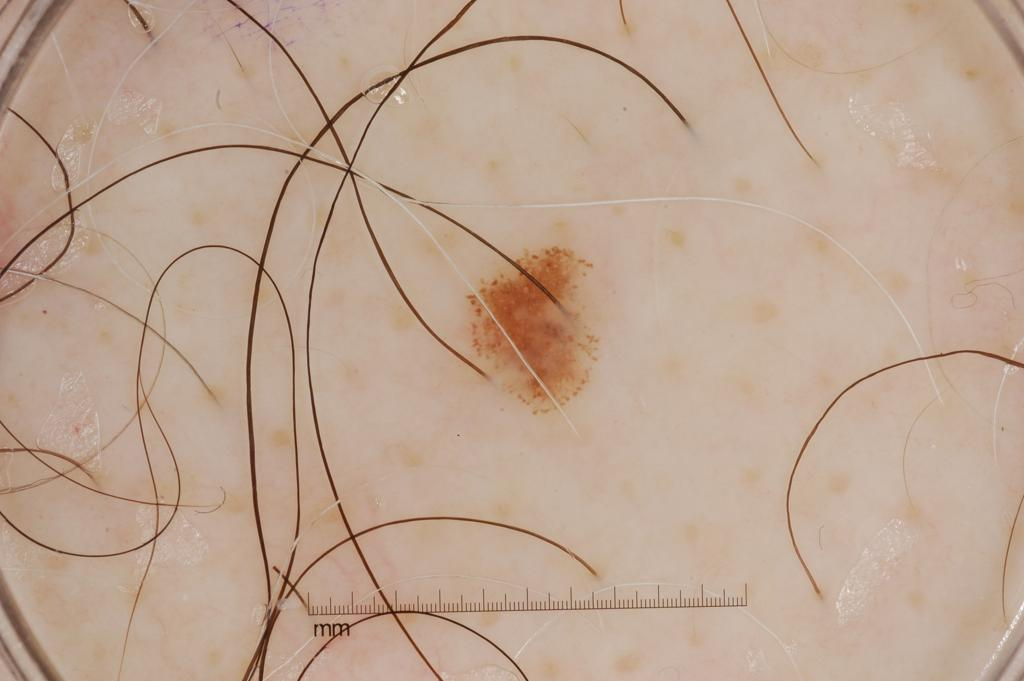
%> input picture images/image_02.jpg, 1024 x 681 px
$ octave main.m   (GNU Octave 9; MATLAB toolbox functions it lacks are replaced by stand-ins)
%> lines starting %> are read from the running program, lines starting %| are printed output that depends on the picture; in (x1, y1, x2, y2) boxes, pixels count from 0 and x2, y2 are one past the last pixel; in counts of white or black regions, pixels touching at a corner belong together; the program's own positions count from 1
%> further down, original_image is the input picture: size 681x1024x3 uint8; mean R, G, B 189.8, 164.4, 145.7
### code/remove_hair.m
%   REMOVE_HAIR
%
%   The algorithm decomposes the color image into its three channels. For
%   each one uses a bottom hat filter, it obtains the darkest elements
%   and all pixels below a predefined threshold (max_gray_value) are
%   dilated to thicken the artifacts to be removed; the regionfill function
%   fills the objects areas and finally concatenates the three channels into
%   a single image to apply a median filter in order to soften the effects
%   of removal
%
%   Input:
%       original_color_image - RGB image (height x width x 3)
%
%   Inner variables:
%       disk_radius: disc radius for bottom hat filter
%       line_size: line dimension for the remove mask
%       line_rotation: line rotation for the remove mask
%       max_gray_value: maximum value for the hair removal threshold
%       channel: specifies a channel of the RGB model
%
%   Output:
%       free_hair_color: color image without the presence of hair
%       free_hair_color_smooth: color image without the presence of hair
%       with a median filter
%       hair_free_grayscale_smooth: grayscale image associated to the red
%       channel without the presence of hair with a median filter
%
% PD: It is possible to modify the size of the structural element, its
% rotation and the radius of the disk. Also, you can choose the channel for
% the grayscale image (1 red, 2 green, 3 blue) in the inner variable channel.
function [free_hair_color, free_hair_color_smooth, hair_free_grayscale_smooth] = remove_hair(original_color_image)
    disk_radius = 5;
    line_size = 10;
    line_rotation = 45;
    max_gray_value = 25;
    channel = 1;

    m = size(original_color_image, 1);
%> m = 681
    n = size(original_color_image, 2);
%> n = 1024
    free_hair_color = zeros(m, n);
    hair_free_grayscale_smooth = zeros(m, n);

    for c = 1:3
        c_channel = original_color_image(:, :, c);

        se = strel('disk', disk_radius);
        hairs_mask = imbothat(c_channel, se);

        BW = hairs_mask > max_gray_value;
        BW1 = imdilate(BW, strel('line', line_size, line_rotation));
        BW2 = double(BW1);
        hair_free_channel = regionfill(c_channel, BW2);

        if(c == channel)
            hair_free_grayscale_smooth = medfilt2(hair_free_channel,[3 3]);
        end

        free_hair_color(:, :, c) = hair_free_channel;
    end
%> this loop made 3 passes
%> pass 1, in remove_hair, `c_channel = original_color_image(:, :, c);`:
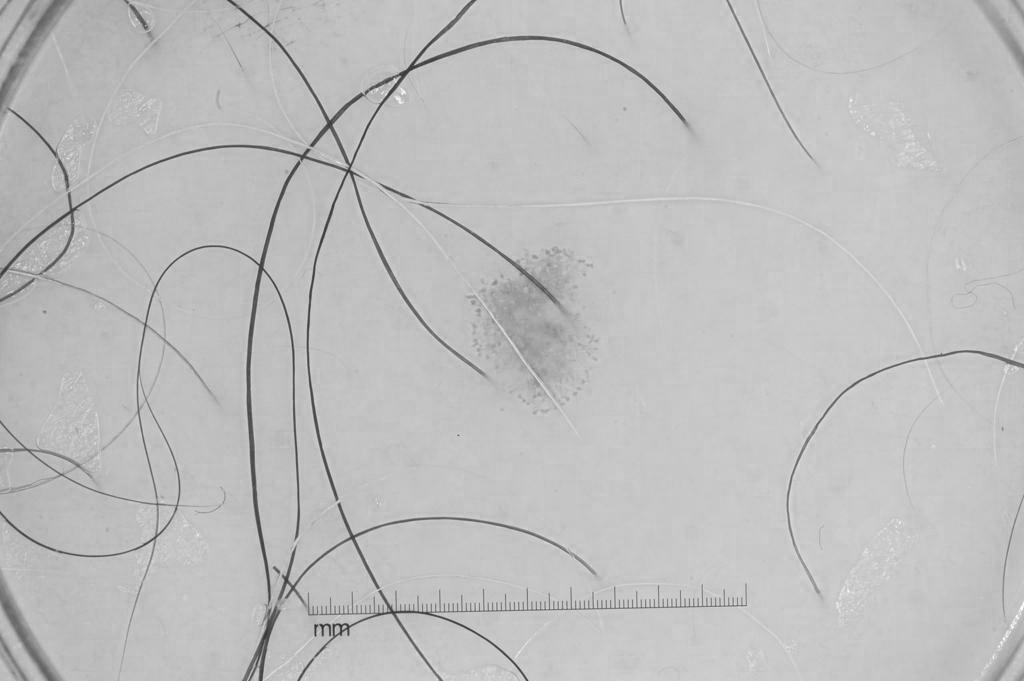
%> c_channel: size 681x1024 uint8; min 39, max 255, mean 189.8
%> pass 1, in remove_hair, `hairs_mask = imbothat(c_channel, se);`:
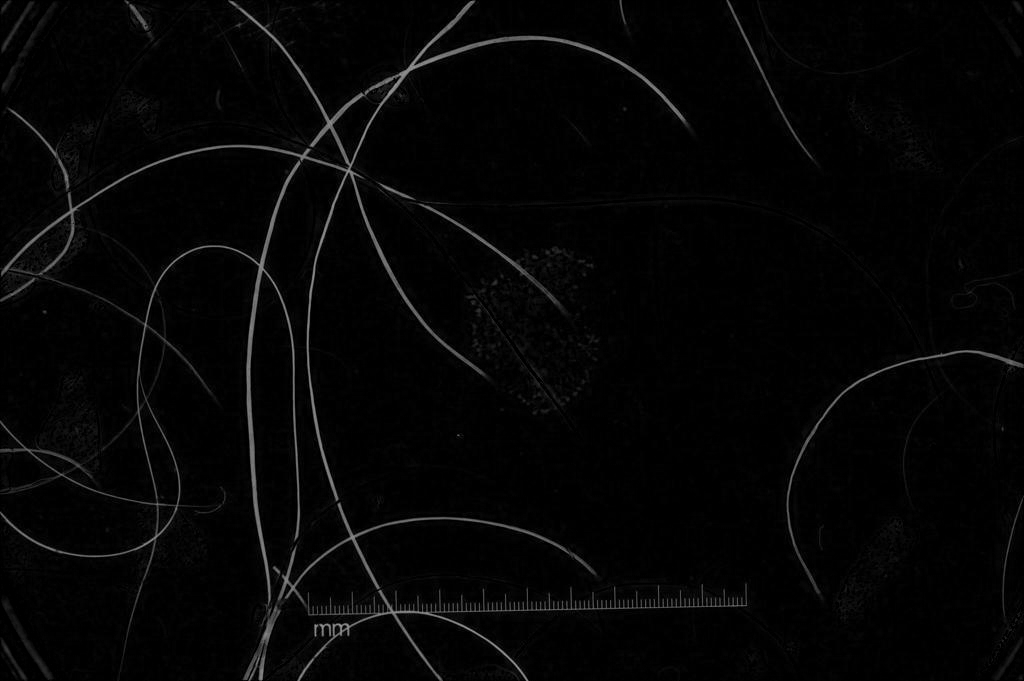
%> hairs_mask: size 681x1024 uint8; min 0, max 157, mean 4.9
%> pass 1, in remove_hair, `BW = hairs_mask > max_gray_value;`:
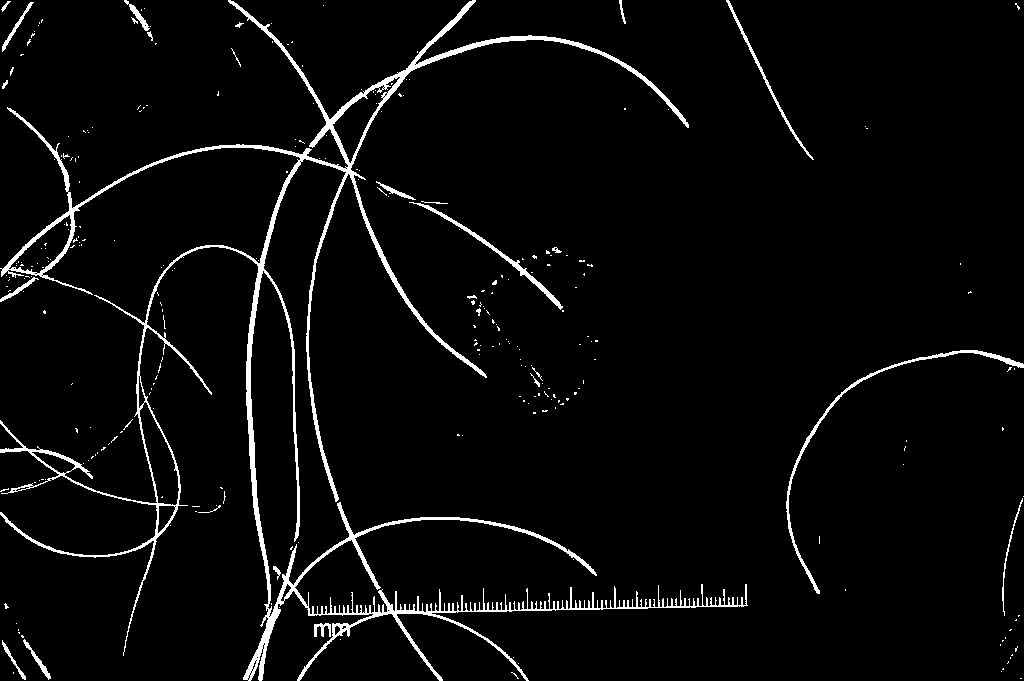
%> BW: size 681x1024 logical; 3.8% white; 278 white regions (252 under 20 px), largest, box (x1, y1, x2, y2) and area: (0, 0, 748, 681) 21097, (786, 350, 1024, 594) 1316, (409, 202, 563, 310) 756
%> pass 1, in remove_hair, `BW1 = imdilate(BW, strel('line', line_size, line_rotation));`:
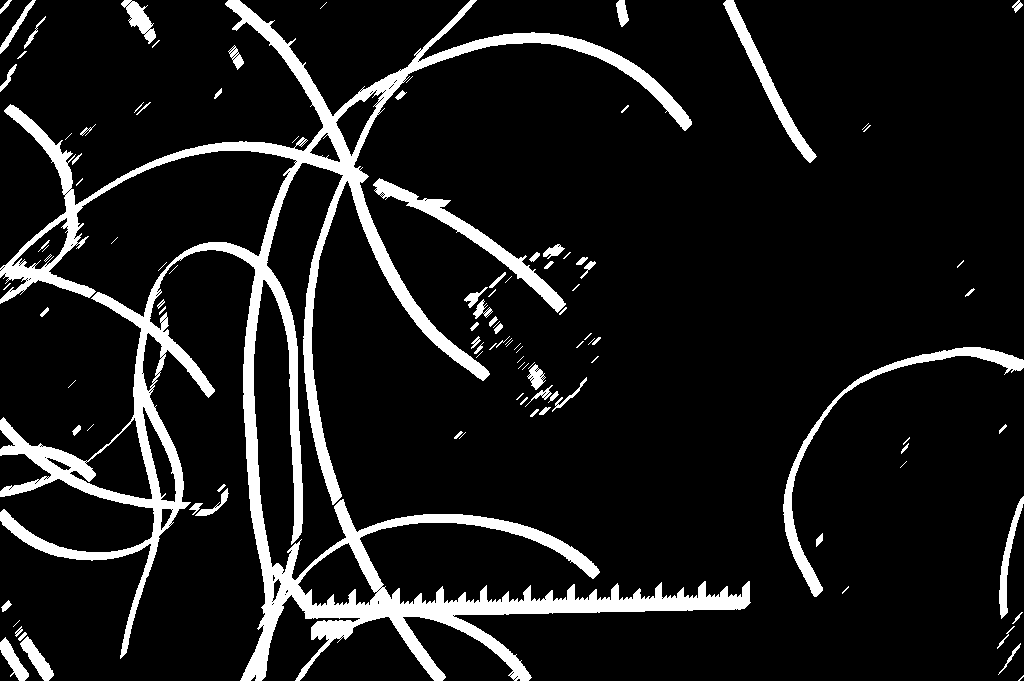
%> BW1: size 681x1024 logical; 10.4% white; 108 white regions (44 under 20 px), largest, box (x1, y1, x2, y2) and area: (0, 0, 751, 681) 57641, (783, 347, 1024, 597) 3326, (373, 178, 566, 313) 2984
%> after the loop:
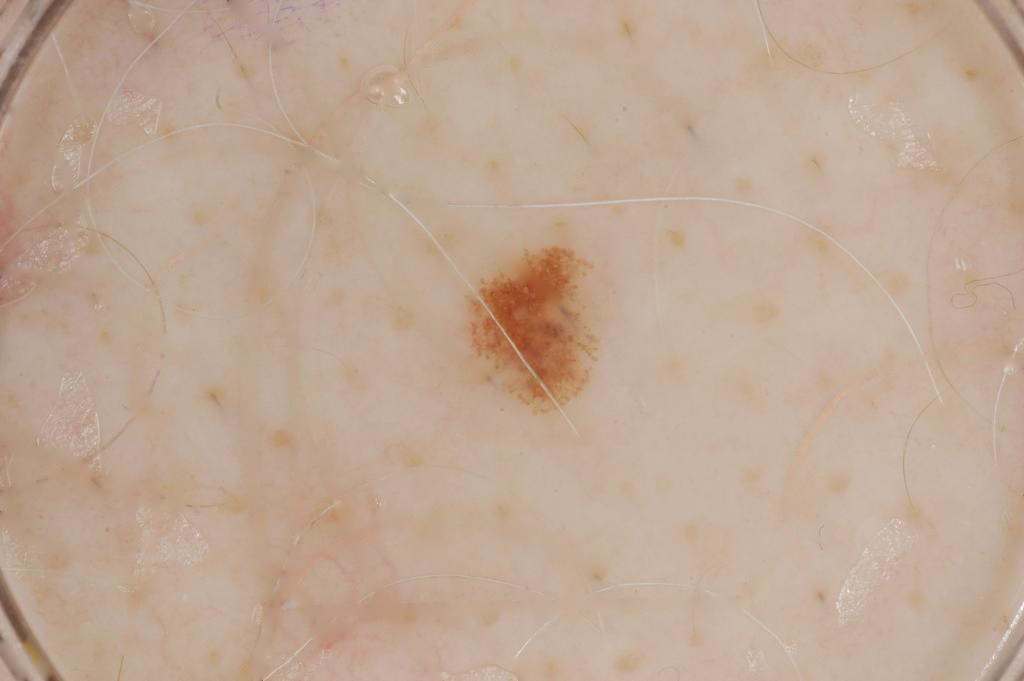
%> free_hair_color: size 681x1024x3 double; mean R, G, B 192.3, 167.3, 148.7
%> after the loop:
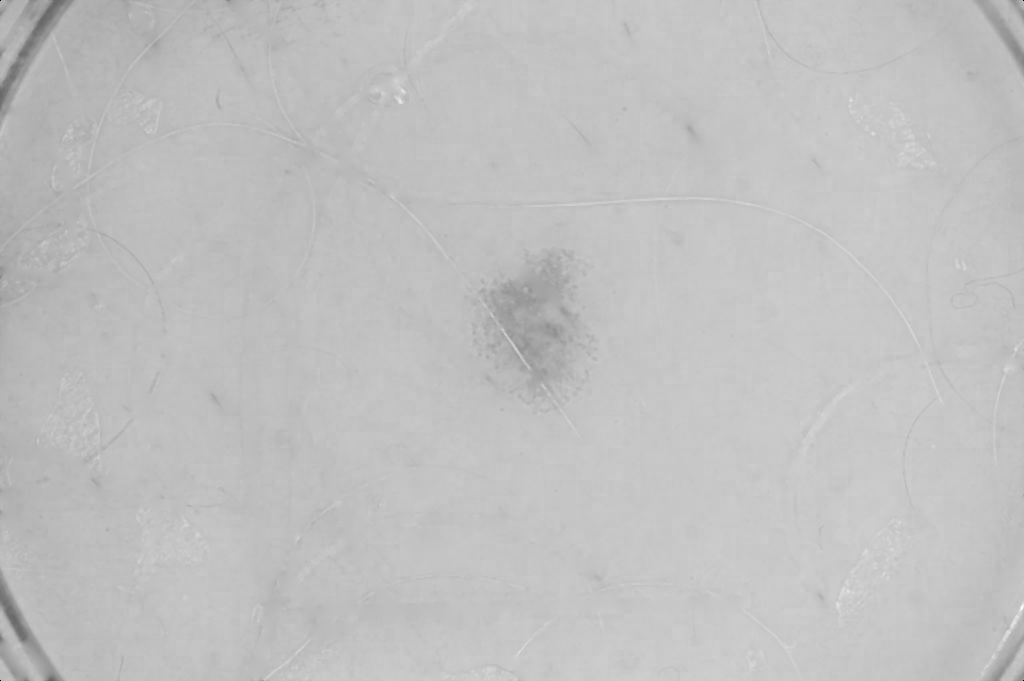
%> hair_free_grayscale_smooth: size 681x1024 uint8; min 0, max 253, mean 192.3
%> the run ends on the next line
    free_hair_color_smooth = medfilt3(free_hair_color,[3,3,3]);
end

### code/main.m
images_path = '../images/image_02.jpg';
original_image = imread(images_path);

no_iterations = 800;
gc_iterations = 100;
mask_distance = 30;

% 0 for active contours, 1 for grow cut
segmentation_model = 0;

%% IMAGE PREPROCESSING
% 01: hair removal and reference marks
[~, ~, hair_free_grayscale_smooth] = remove_hair(original_image);

$ run again, with images/image_01.jpg copied over images/image_02.jpg
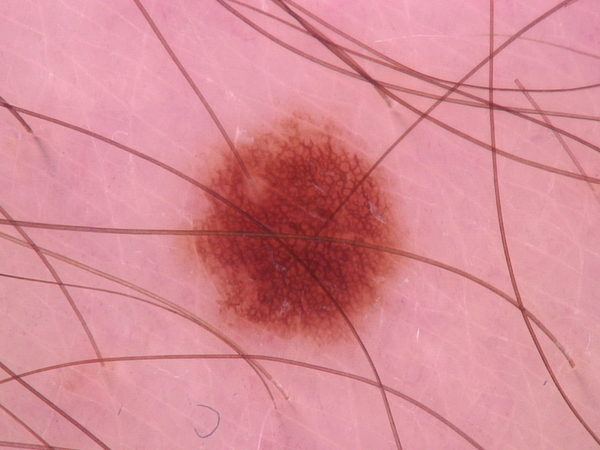
%> input picture images/image_01.jpg, 600 x 450 px
%> original_image is the input picture: size 450x600x3 uint8; mean R, G, B 214.7, 138.8, 148.8
%> the loop in remove_hair, `for c = 1:3` made 3 passes
%> pass 1, in remove_hair, `BW = hairs_mask > max_gray_value;`:
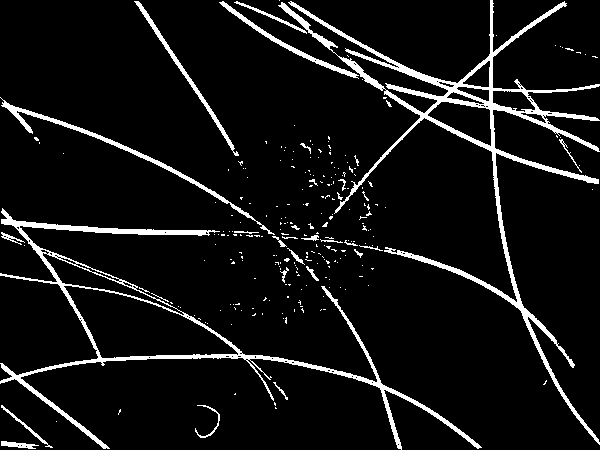
%> BW: size 450x600 logical; 7.4% white; 250 white regions (222 under 20 px), largest, box (x1, y1, x2, y2) and area: (278, 0, 600, 445) 8684, (0, 208, 482, 450) 6134, (0, 97, 275, 235) 1333
%> after the loop in remove_hair, `for c = 1:3`:
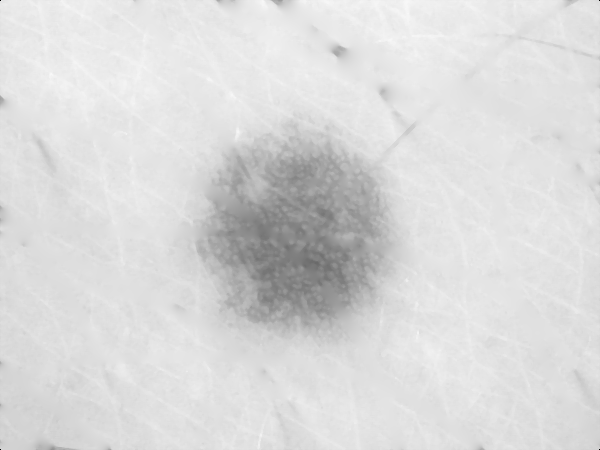
%> hair_free_grayscale_smooth: size 450x600 uint8; min 0, max 248, mean 218

$ run again, with images/image_03.jpg copied over images/image_02.jpg
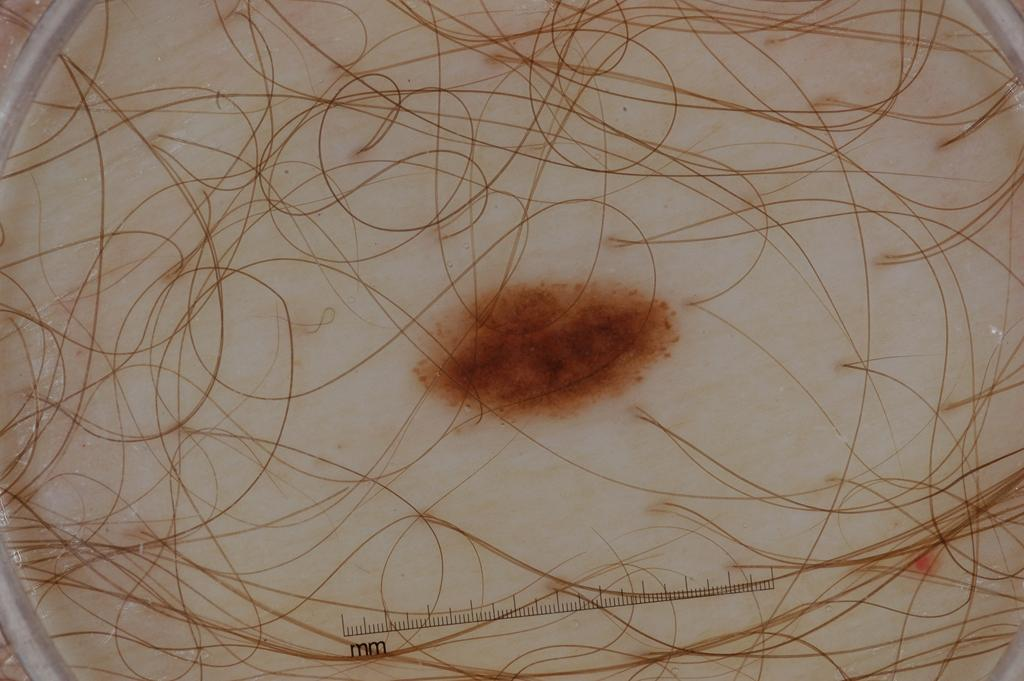
%> input picture images/image_03.jpg, 1024 x 681 px
%> original_image is the input picture: size 681x1024x3 uint8; mean R, G, B 141.5, 121.8, 104.1
%> the loop in remove_hair, `for c = 1:3` made 3 passes
%> pass 1, in remove_hair, `BW = hairs_mask > max_gray_value;`:
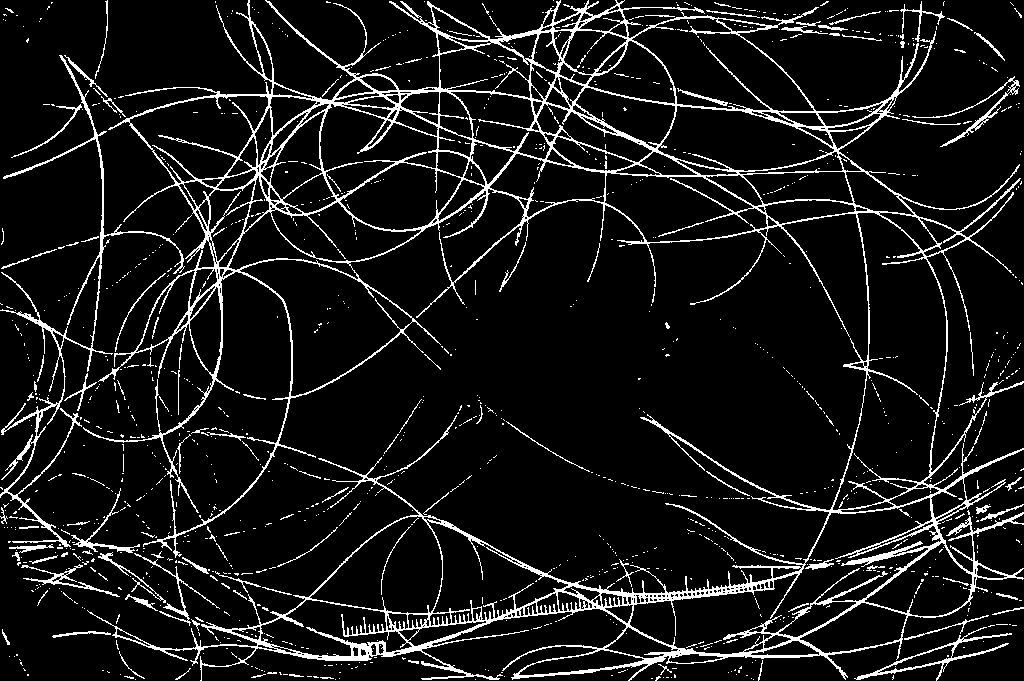
%> BW: size 681x1024 logical; 9.1% white in thin lines or dots
%> after the loop in remove_hair, `for c = 1:3`:
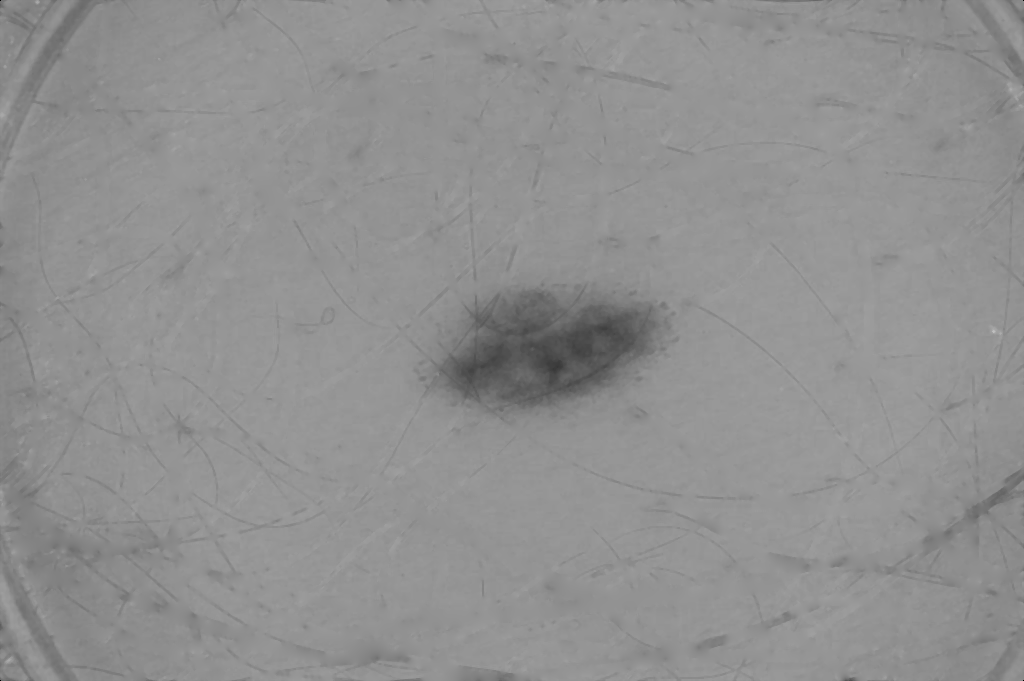
%> hair_free_grayscale_smooth: size 681x1024 uint8; min 0, max 191, mean 144.5
